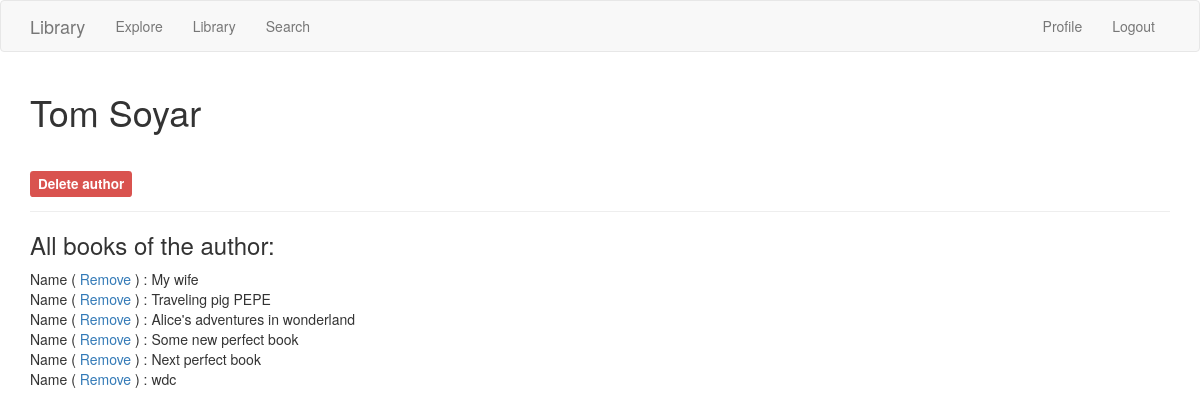
The app's page /Tom-Soyar (signed in) with its own data.
### app/models.py (models this page shows, shortened)
class Owner(db.Model):
    owner_id = db.Column(db.Integer, primary_key=True)
    ownername = db.Column(db.String(64))
    slug = db.Column(db.String(140), unique=True)
    body = db.Column(db.Text)
    created = db.Column(db.DateTime, default=datetime.utcnow)
    subscriptions = db.relationship('Book', secondary=association_table, backref=db.backref('subscribers', lazy='dynamic'))

class Book(db.Model):
    book_id = db.Column(db.Integer, primary_key=True)
    bookname = db.Column(db.String(140))

### app/routes.py (the view)
@app.route('/<slug>')
@login_required
def author_detail(slug):
    owners = Owner.query.filter(Owner.slug==slug).first()
    books = owners.subscriptions
    return render_template('author_detail.html', owner=owners, books=books)

### app/models.py (called while the page is built)
@login.user_loader
def load_user(id):
    return User.query.get(int(id))

### app/routes.py (called while the page is built)
@app.before_request
def before_request():
    if current_user.is_authenticated:
        current_user.last_seen = datetime.utcnow()
        db.session.commit()

### app/templates/author_detail.html (shortened to what this page needs)
{% extends "base.html" %}
{% import 'bootstrap/wtf.html' as wtf %}
{% block app_content %}
    <h1> {{ owner.ownername }} </h1>
        <br>
        <h4>
             <a class="label label-danger" href="{{ url_for('delete', slug=owner.slug) }}" > Delete author</a>
        </h4>
    <hr />
    <h3>All books of the author:</h3>
    {% for book in books %}
      Name (
        <a class="disabled" href="{{ url_for('bookdel', slug=owner.slug, bookname=book.bookname) }}" > Remove</a>
                    )
        : {{ book.bookname }}
        <br>
    {% endfor %}
{% endblock %}

### records on screen
Owner: ownername "Tom Soyar"
Book: bookname "My wife"
Book: bookname "Traveling pig PEPE"
Book: bookname "Alice's adventures in wonderland"
Book: bookname "Some new perfect book"
Book: bookname "Next perfect book"
Book: bookname "wdc"
